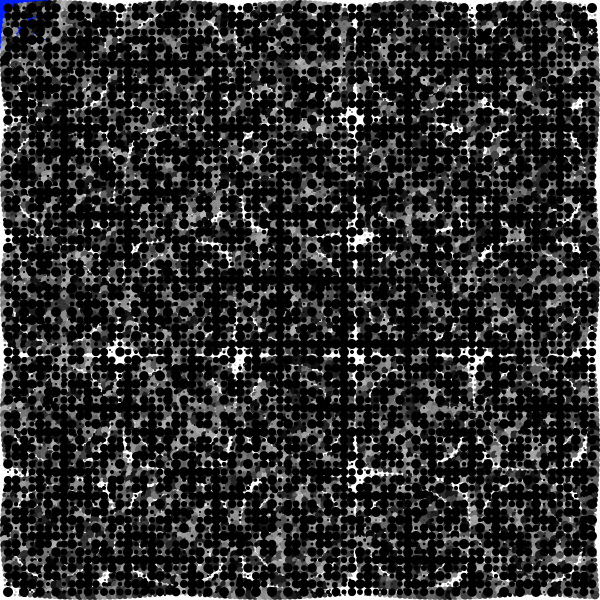
Frame 1 (no input)
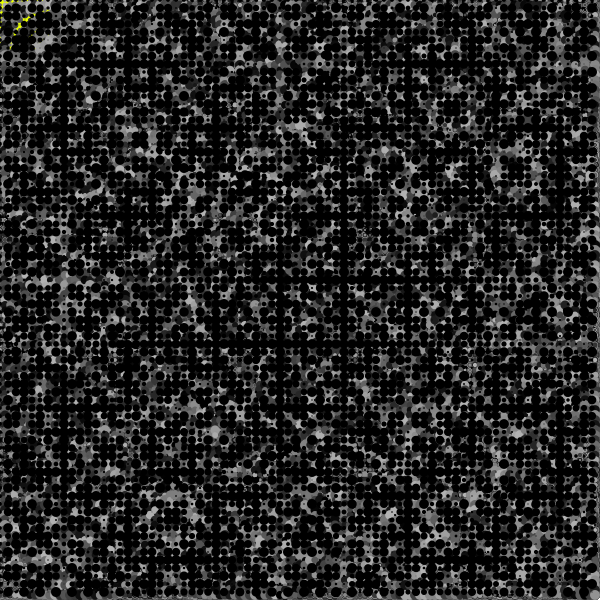
Frame 60 (the mouse pressed at the canvas centre just before this capture)
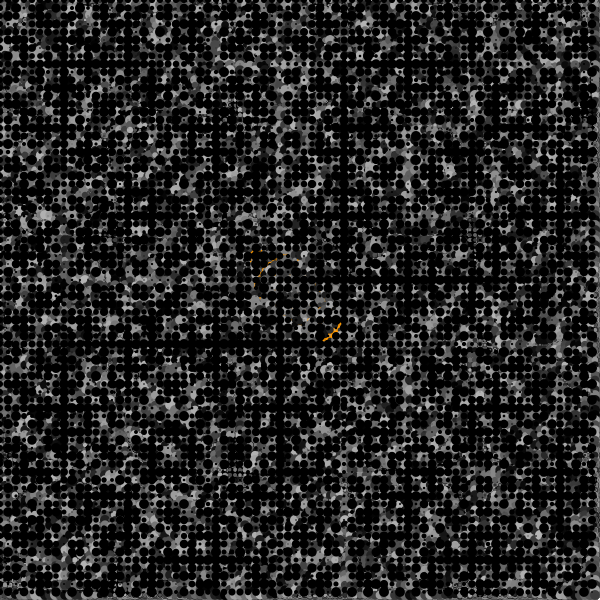
Frame 120 (the mouse held since frame 60 and released just before this capture)

The Processing sketch that drew these frames (run headless with seeded random() and noise(); from frame 60 on, the mouse is pressed at the canvas centre):

// Processing sketch: processing_46560
// ── processing_46560.pde

//Rayniel Estrella | HW #8 - First Version
//Nick Lally | Math, Programming, and Art

float x,y, angle;

void setup(){
  background(255);
  size (600,600);
  colorMode(HSB,360,100,100,100);
  noStroke();
}

void draw(){
  fill(random(360),100,100,100);
for(int x = 0; x < width; x+=30){
  for(int y = 0; y < height; y+=30){
    float ellSize = sin(y*x+angle)*50;
    ellipse(mouseX,mouseY,ellSize,ellSize);
    rect(mouseX,mouseY,ellSize,ellSize);
  }
}

for(int x = 0; x < width; x+=5){
  for(int y = 0; y < height; y+=5){
    float ellSize = sin(y*x+angle)*10;
    fill(random(255));
    ellipse(x,y,ellSize,ellSize);
  }
}

for(int x = 0; x < width; x+=8){
  for(int y = 0; y < height; y+=8){
    float ellSize = sin(y*x+angle)*10;
    fill(0);
    ellipse(x,y,ellSize,ellSize);
  }
}
angle+=.1;
}
